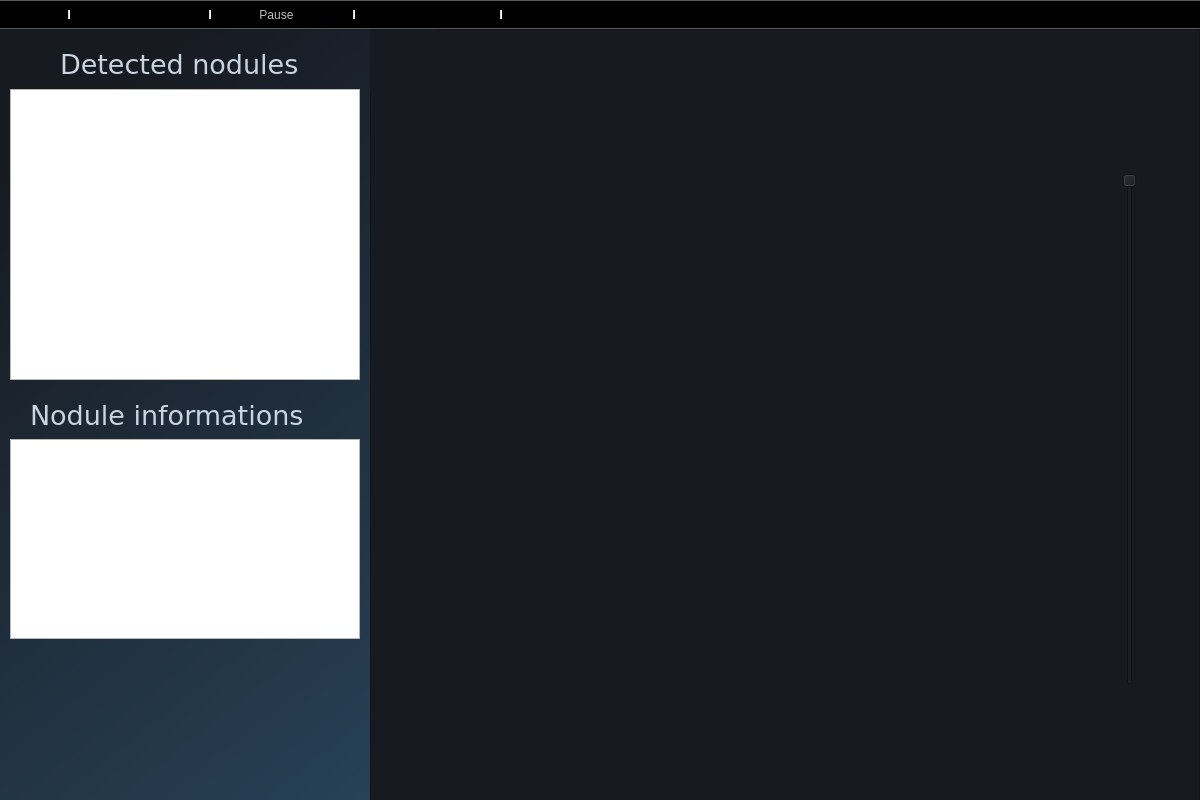
<?xml version="1.0" encoding="UTF-8"?>
<ui version="4.0">
 <class>MainWindow</class>
 <widget class="QMainWindow" name="MainWindow">
  <property name="geometry">
   <rect>
    <x>0</x>
    <y>0</y>
    <width>1200</width>
    <height>800</height>
   </rect>
  </property>
  <property name="windowTitle">
   <string>MainWindow</string>
  </property>
  <widget class="QWidget" name="centralwidget">
   <widget class="QWidget" name="widget" native="true">
    <property name="geometry">
     <rect>
      <x>0</x>
      <y>0</y>
      <width>1200</width>
      <height>800</height>
     </rect>
    </property>
    <property name="styleSheet">
     <string notr="true">QWidget#widget{
background-color: qlineargradient(spread:pad, x1:0.064, y1:0.107727, x2:0.869, y2:0.79, stop:0 rgba(23, 26, 33, 255), stop:0.806147 rgba(42, 71, 94, 255));}</string>
    </property>
    <widget class="QFrame" name="frame">
     <property name="geometry">
      <rect>
       <x>370</x>
       <y>0</y>
       <width>830</width>
       <height>800</height>
      </rect>
     </property>
     <property name="styleSheet">
      <string notr="true">background-color: rgb(23, 26, 33);</string>
     </property>
     <property name="frameShape">
      <enum>QFrame::StyledPanel</enum>
     </property>
     <property name="frameShadow">
      <enum>QFrame::Raised</enum>
     </property>
     <widget class="QLabel" name="image">
      <property name="geometry">
       <rect>
        <x>159</x>
        <y>144</y>
        <width>512</width>
        <height>512</height>
       </rect>
      </property>
      <property name="text">
       <string/>
      </property>
      <property name="scaledContents">
       <bool>true</bool>
      </property>
      <property name="alignment">
       <set>Qt::AlignCenter</set>
      </property>
     </widget>
     <widget class="QLabel" name="imageName">
      <property name="geometry">
       <rect>
        <x>360</x>
        <y>80</y>
        <width>110</width>
        <height>30</height>
       </rect>
      </property>
      <property name="font">
       <font>
        <pointsize>20</pointsize>
       </font>
      </property>
      <property name="styleSheet">
       <string notr="true">color: rgb(199, 213, 224);</string>
      </property>
      <property name="text">
       <string/>
      </property>
     </widget>
     <widget class="QLabel" name="index">
      <property name="geometry">
       <rect>
        <x>360</x>
        <y>686</y>
        <width>100</width>
        <height>30</height>
       </rect>
      </property>
      <property name="font">
       <font>
        <pointsize>20</pointsize>
       </font>
      </property>
      <property name="styleSheet">
       <string notr="true">color: rgb(199, 213, 224);</string>
      </property>
      <property name="text">
       <string/>
      </property>
     </widget>
     <widget class="QSlider" name="verticalSlider">
      <property name="geometry">
       <rect>
        <x>750</x>
        <y>144</y>
        <width>20</width>
        <height>512</height>
       </rect>
      </property>
      <property name="orientation">
       <enum>Qt::Vertical</enum>
      </property>
      <property name="invertedAppearance">
       <bool>true</bool>
      </property>
      <property name="tickPosition">
       <enum>QSlider::NoTicks</enum>
      </property>
     </widget>
     <widget class="QLabel" name="label">
      <property name="geometry">
       <rect>
        <x>0</x>
        <y>0</y>
        <width>64</width>
        <height>64</height>
       </rect>
      </property>
      <property name="text">
       <string/>
      </property>
      <property name="pixmap">
       <pixmap>../assets/imageviewer.png</pixmap>
      </property>
      <property name="scaledContents">
       <bool>true</bool>
      </property>
     </widget>
    </widget>
    <widget class="QLabel" name="metaTitle">
     <property name="geometry">
      <rect>
       <x>60</x>
       <y>20</y>
       <width>240</width>
       <height>30</height>
      </rect>
     </property>
     <property name="font">
      <font>
       <family>Verdana</family>
       <pointsize>20</pointsize>
       <weight>50</weight>
       <bold>false</bold>
      </font>
     </property>
     <property name="styleSheet">
      <string notr="true">color: rgb(199, 213, 224);</string>
     </property>
     <property name="text">
      <string>Detected nodules</string>
     </property>
    </widget>
    <widget class="QLabel" name="loading">
     <property name="geometry">
      <rect>
       <x>536</x>
       <y>336</y>
       <width>128</width>
       <height>128</height>
      </rect>
     </property>
     <property name="text">
      <string/>
     </property>
     <property name="scaledContents">
      <bool>true</bool>
     </property>
    </widget>
    <widget class="QLabel" name="loadingLabel">
     <property name="geometry">
      <rect>
       <x>380</x>
       <y>179</y>
       <width>440</width>
       <height>130</height>
      </rect>
     </property>
     <property name="font">
      <font>
       <family>Verdana</family>
       <pointsize>36</pointsize>
       <weight>50</weight>
       <italic>false</italic>
       <bold>false</bold>
      </font>
     </property>
     <property name="styleSheet">
      <string notr="true">color: rgb(199, 213, 224);
font: 36pt &quot;Verdana&quot;;</string>
     </property>
     <property name="text">
      <string/>
     </property>
    </widget>
    <widget class="QLabel" name="metaDataIcon">
     <property name="geometry">
      <rect>
       <x>300</x>
       <y>20</y>
       <width>32</width>
       <height>32</height>
      </rect>
     </property>
     <property name="text">
      <string/>
     </property>
     <property name="pixmap">
      <pixmap>../assets/cancer.png</pixmap>
     </property>
     <property name="scaledContents">
      <bool>true</bool>
     </property>
    </widget>
    <widget class="QListWidget" name="nodulesList">
     <property name="geometry">
      <rect>
       <x>10</x>
       <y>60</y>
       <width>350</width>
       <height>291</height>
      </rect>
     </property>
     <property name="styleSheet">
      <string notr="true"/>
     </property>
    </widget>
    <widget class="QTableWidget" name="infoTable">
     <property name="geometry">
      <rect>
       <x>10</x>
       <y>410</y>
       <width>350</width>
       <height>200</height>
      </rect>
     </property>
     <property name="sizePolicy">
      <sizepolicy hsizetype="Fixed" vsizetype="Fixed">
       <horstretch>0</horstretch>
       <verstretch>0</verstretch>
      </sizepolicy>
     </property>
     <property name="styleSheet">
      <string notr="true">QHeaderView { font-size: 12pt; }</string>
     </property>
     <property name="verticalScrollBarPolicy">
      <enum>Qt::ScrollBarAsNeeded</enum>
     </property>
     <property name="horizontalScrollBarPolicy">
      <enum>Qt::ScrollBarAsNeeded</enum>
     </property>
     <property name="sizeAdjustPolicy">
      <enum>QAbstractScrollArea::AdjustToContents</enum>
     </property>
     <property name="textElideMode">
      <enum>Qt::ElideMiddle</enum>
     </property>
     <property name="cornerButtonEnabled">
      <bool>false</bool>
     </property>
     <attribute name="horizontalHeaderHighlightSections">
      <bool>false</bool>
     </attribute>
     <attribute name="verticalHeaderHighlightSections">
      <bool>false</bool>
     </attribute>
    </widget>
    <widget class="QLabel" name="informationsLabel">
     <property name="geometry">
      <rect>
       <x>30</x>
       <y>370</y>
       <width>281</width>
       <height>32</height>
      </rect>
     </property>
     <property name="font">
      <font>
       <family>Verdana</family>
       <pointsize>20</pointsize>
      </font>
     </property>
     <property name="styleSheet">
      <string notr="true">color: rgb(199, 213, 224);</string>
     </property>
     <property name="text">
      <string>Nodule informations</string>
     </property>
    </widget>
    <widget class="QLabel" name="noduleImage">
     <property name="geometry">
      <rect>
       <x>121</x>
       <y>620</y>
       <width>128</width>
       <height>128</height>
      </rect>
     </property>
     <property name="text">
      <string/>
     </property>
    </widget>
    <widget class="QLabel" name="informationsIcon">
     <property name="geometry">
      <rect>
       <x>310</x>
       <y>370</y>
       <width>32</width>
       <height>32</height>
      </rect>
     </property>
     <property name="text">
      <string/>
     </property>
     <property name="pixmap">
      <pixmap>../assets/information.png</pixmap>
     </property>
    </widget>
   </widget>
  </widget>
  <widget class="QToolBar" name="toolBar">
   <property name="windowTitle">
    <string>toolBar</string>
   </property>
   <property name="styleSheet">
    <string notr="true">QToolBar#toolBar{
background-color: qlineargradient(spread:reflect, x1:0, y1:0, x2:1, y2:1, stop:0 rgba(23, 26, 33, 255), stop:1 rgba(42, 71, 94, 255));}</string>
   </property>
   <property name="movable">
    <bool>false</bool>
   </property>
   <property name="orientation">
    <enum>Qt::Horizontal</enum>
   </property>
   <attribute name="toolBarArea">
    <enum>TopToolBarArea</enum>
   </attribute>
   <attribute name="toolBarBreak">
    <bool>false</bool>
   </attribute>
   <addaction name="actionGoBack"/>
   <addaction name="separator"/>
   <addaction name="actionLeft_Slice"/>
   <addaction name="actionNext_Slice"/>
   <addaction name="separator"/>
   <addaction name="actionPlay"/>
   <addaction name="actionpause"/>
   <addaction name="actionReset"/>
   <addaction name="separator"/>
   <addaction name="actionZoom_In"/>
   <addaction name="actionReset_Zoom"/>
   <addaction name="separator"/>
   <addaction name="actionView_3D_scan"/>
  </widget>
  <action name="actionNext_Slice">
   <property name="icon">
    <iconset>
     <normaloff>../assets/tool bar/next-button.png</normaloff>../assets/tool bar/next-button.png</iconset>
   </property>
   <property name="text">
    <string>Next Slice</string>
   </property>
   <property name="toolTip">
    <string>Slide to the next slice</string>
   </property>
   <property name="shortcut">
    <string>Right</string>
   </property>
  </action>
  <action name="actionLeft_Slice">
   <property name="icon">
    <iconset>
     <normaloff>../assets/tool bar/previous.png</normaloff>../assets/tool bar/previous.png</iconset>
   </property>
   <property name="text">
    <string>Left Slice</string>
   </property>
   <property name="toolTip">
    <string>Slide to the next slice</string>
   </property>
   <property name="shortcut">
    <string>Left</string>
   </property>
  </action>
  <action name="actionZoom_In">
   <property name="icon">
    <iconset>
     <normaloff>../assets/Tool bar/zoom-in.png</normaloff>../assets/Tool bar/zoom-in.png</iconset>
   </property>
   <property name="text">
    <string>Zoom In</string>
   </property>
   <property name="toolTip">
    <string>Zoom in the slice</string>
   </property>
  </action>
  <action name="actionReset_Zoom">
   <property name="icon">
    <iconset>
     <normaloff>../assets/Tool bar/zoom-out.png</normaloff>../assets/Tool bar/zoom-out.png</iconset>
   </property>
   <property name="text">
    <string>Reset Zoom</string>
   </property>
   <property name="toolTip">
    <string>Reset to the normal scale</string>
   </property>
   <property name="shortcut">
    <string>0</string>
   </property>
  </action>
  <action name="actionPlay">
   <property name="icon">
    <iconset>
     <normaloff>../assets/Tool bar/play.png</normaloff>../assets/Tool bar/play.png</iconset>
   </property>
   <property name="text">
    <string>Play</string>
   </property>
   <property name="toolTip">
    <string>Iterate through slices automaticly</string>
   </property>
   <property name="shortcut">
    <string>Space</string>
   </property>
  </action>
  <action name="actionpause">
   <property name="enabled">
    <bool>false</bool>
   </property>
   <property name="icon">
    <iconset>
     <normaloff>../assets/tool bar/pause-button.png</normaloff>../assets/tool bar/pause-button.png</iconset>
   </property>
   <property name="text">
    <string>Pause</string>
   </property>
   <property name="toolTip">
    <string>Pause</string>
   </property>
   <property name="shortcut">
    <string>S</string>
   </property>
  </action>
  <action name="actionReset">
   <property name="icon">
    <iconset>
     <normaloff>../assets/tool bar/reloading.png</normaloff>../assets/tool bar/reloading.png</iconset>
   </property>
   <property name="text">
    <string>Reset</string>
   </property>
   <property name="toolTip">
    <string>Reset</string>
   </property>
   <property name="shortcut">
    <string>R</string>
   </property>
  </action>
  <action name="actionGoBack">
   <property name="icon">
    <iconset>
     <normaloff>../assets/tool bar/back.png</normaloff>../assets/tool bar/back.png</iconset>
   </property>
   <property name="text">
    <string>Go back</string>
   </property>
   <property name="toolTip">
    <string>Go back to the upload Screen</string>
   </property>
  </action>
  <action name="actionView_3D_scan">
   <property name="icon">
    <iconset>
     <normaloff>../assets/Tool bar/3d-printer.png</normaloff>../assets/Tool bar/3d-printer.png</iconset>
   </property>
   <property name="text">
    <string>View 3D scan</string>
   </property>
  </action>
 </widget>
 <resources/>
 <connections/>
</ui>
